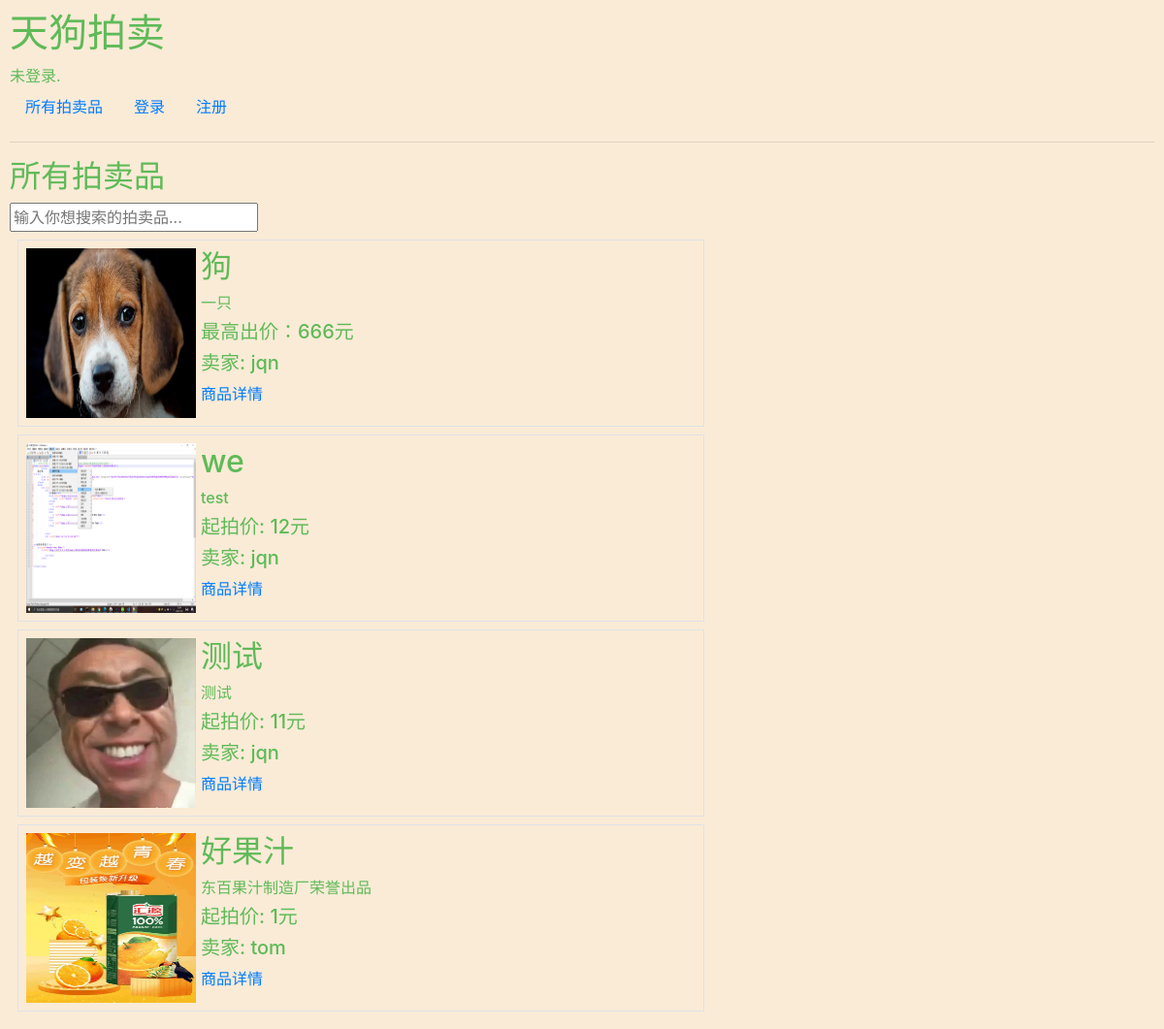
The page / on the database its author committed.
### auctions/models.py (models this page shows, shortened)
class List(models.Model):
    title = models.CharField(max_length=64)
    desc = models.CharField(max_length=64)
    price = models.IntegerField(max_length=6)
    bids = models.ForeignKey(Bids, on_delete=models.CASCADE, blank=True, related_name="bidders", null=True)
    comments = models.ManyToManyField(Comment, related_name="comments", blank=True)
    imguser = models.CharField(max_length=64)
    image = models.ImageField(upload_to='photos/')
    owner = models.ForeignKey(User, on_delete=models.CASCADE, related_name="seller")
    category = models.CharField(max_length=64)
    closed = models.BooleanField(default=False)

class Bids(models.Model):
    user = models.ForeignKey(User, on_delete=models.CASCADE, related_name="user_bids")
    auction = models.ForeignKey('List', on_delete=models.CASCADE, related_name='product_bids')
    cost = models.IntegerField(max_length=6)

class User(AbstractUser):
    pass

### auctions/views.py (the view)
# urls.py: path("", views.index, name="index"),
def index(request):
    return render(request, "auctions/index.html", {
        "lists": List.objects.filter(closed=False)
    })

### auctions/templates/auctions/index.html (shortened to what this page needs)
{% extends "auctions/layout.html" %}
{% block body %}
    <h2>所有拍卖品</h2>
    <form method=post action="{% url 'search' %}">
        <input type="text" name="search" placeholder="输入你想搜索的拍卖品...">
    </form>
    {% for list in lists %}
        <div class="container border p-2 m-2" style="width: 750px;">
            <div class="row">
                {% if list.image %}
                    <div class="col-sm-3">
                        <img src="{{list.image}}" alt="" style="width: 175px; height: 175px"/>
                    </div>
                {% else %}
                    <div class="col-sm-3"></div>
                {% endif %}
            <div class="col-sm-5">
                <h2>{{ list.title }}</h2>
                <h6>{{ list.desc }}</h6>
                {% if list.bids != None %}
                    <h5>最高出价：{{ list.bids.cost }}元</h5>
                {% else %}
                    <h5>起拍价: {{ list.price }}元</h5>
                {% endif %}
                <h5>卖家: {{ list.owner }}</h5>
                <a href="{% url 'listing' list.id%}">商品详情</a>
            </div>
        </div>
    </div>
    {% endfor %}
{% endblock %}

### auctions/static/auctions/styles.css (style rules this page uses)
body { padding: 10px; }
.container { max-width: 60%; }

### rows shown on the page
List: image (picture), title "狗", desc "一只", bids.cost "666", owner "jqn"
List: image (picture), title "we", desc "test", price "12", owner "jqn"
List: image (picture), title "测试", desc "测试", price "11", owner "jqn"
List: image (picture), title "好果汁", desc "东百果汁制造厂荣誉出品", price "1", owner "tom"
